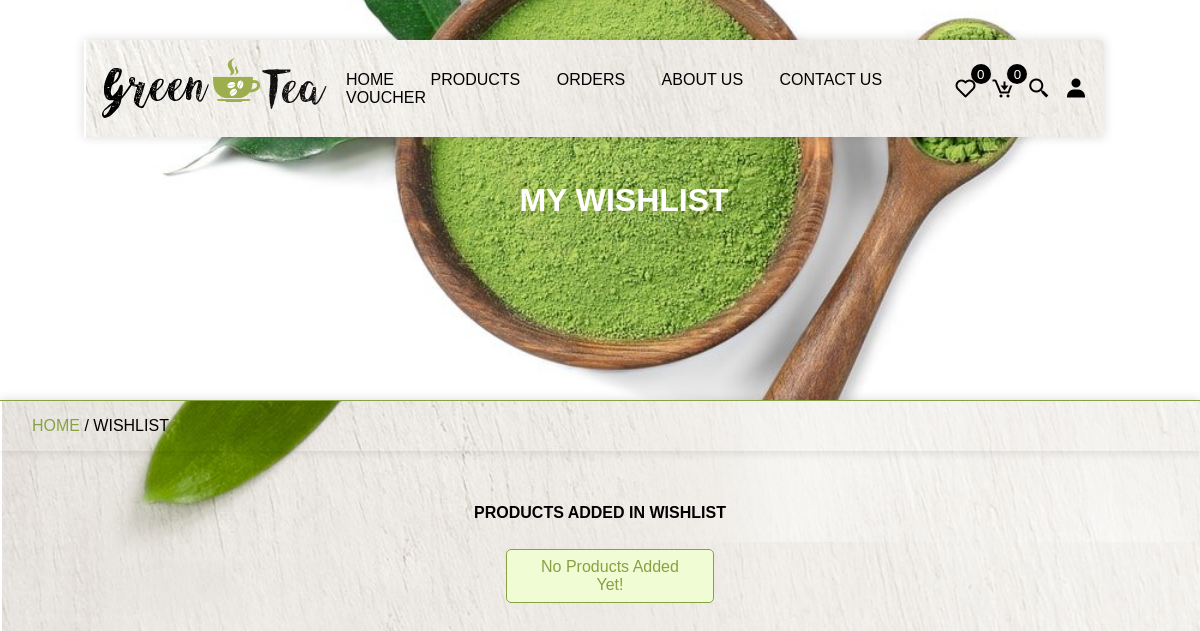
Before: /wishlist.php with the older database file.
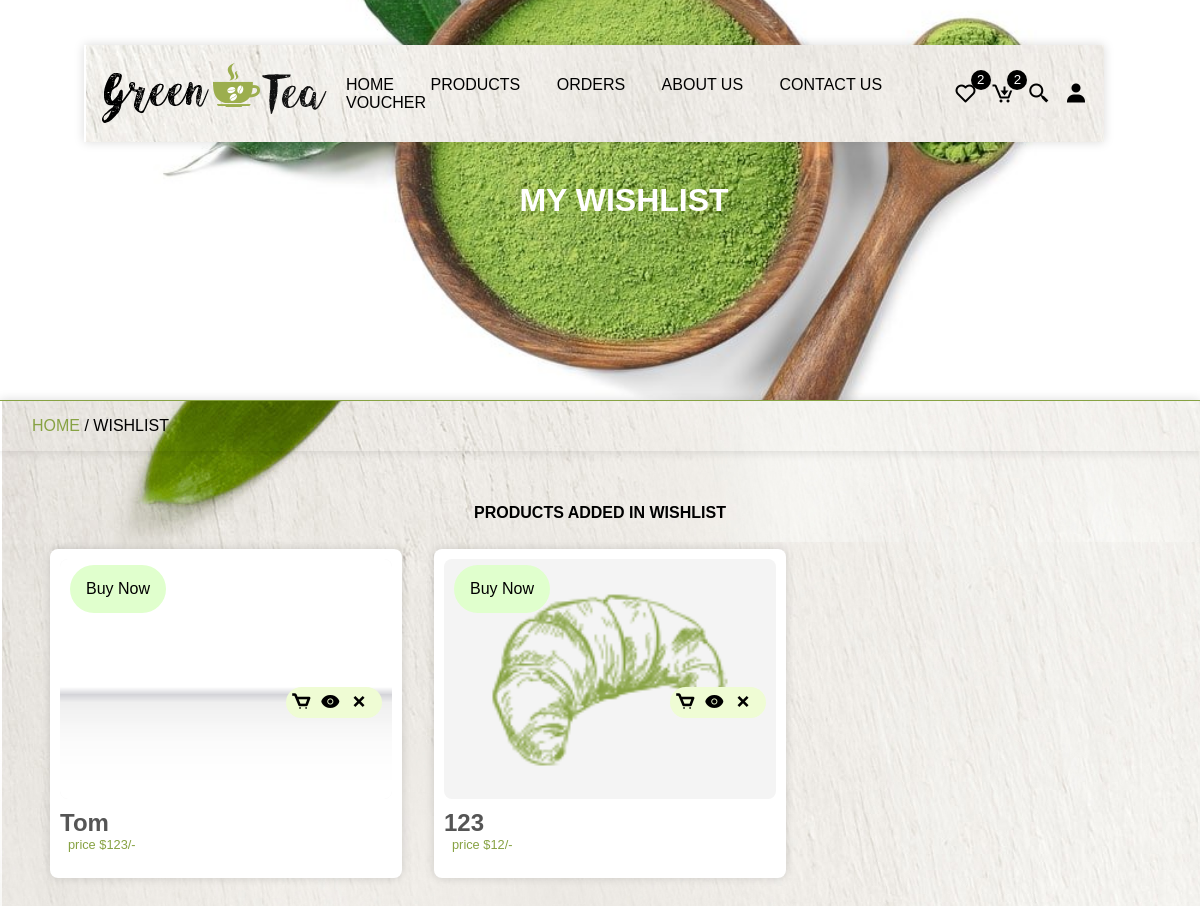
After: the same page with the newer database file.
### tables this page shows
CREATE TABLE `wishlist` (
  `id` varchar(20) NOT NULL,
  `user_id` varchar(20) NOT NULL,
  `product_id` varchar(20) NOT NULL,
  `price` int(50) NOT NULL
);

CREATE TABLE `products` (
  `id` varchar(20) NOT NULL,
  `name` varchar(20) NOT NULL,
  `price` int(50) NOT NULL,
  `image` varchar(255) NOT NULL,
  `product_detail` varchar(2000) NOT NULL,
  `status` varchar(100) NOT NULL
);

### wishlist.php (the view, shortened to what this page needs)
<?php
    include 'components/connection.php';
    if(isset($_SESSION['user_id'])) {
        $user_id = $_SESSION['user_id'];
    }else{
        $user_id = '';
    }
?>
<!DOCTYPE html>
<html lang="en">
<head>
    <link rel="stylesheet" href="https://unpkg.com/boxicons@2.1.2/css/boxicons.min.css">
</head>
<body>
    <?php include 'components/header.php'; ?>
    <div class="main">
        <div class="banner">
            <h1>my wishlist</h1>
        </div>
        <div class="title2">
            <a href="home.php">home</a><span> / wishlist</span>
        </div>
        <section class="products"> <h1 class="title">products added in wishlist</h1>
            <div class="box-container">
                <?php
                    $select_wishlist = $conn->prepare("SELECT * FROM `wishlist` WHERE user_id = ?");
                    $select_wishlist->execute([$user_id]);
                    if ($select_wishlist->rowCount() > 0) {
                        while ($fetch_wishlist = $select_wishlist->fetch(PDO::FETCH_ASSOC)) {
                            $select_products = $conn->prepare("SELECT * FROM products WHERE id = ?");
                            $select_products->execute([$fetch_wishlist['product_id']]);
                            if ($select_products->rowCount() > 0) {
                                $fetch_products = $select_products->fetch(PDO::FETCH_ASSOC);
                ?>
                <form method="post" action="" class="box">
                    <img src="image/<?= $fetch_products['image']; ?>" class ="img">
                    <div class="button">
                        <button type="submit" name="add_to_cart"><i class="bx bx-cart"></i></button>
                        <a href="view_page.php?pid=<?php echo $fetch_wishlist['id']; ?>" class="bx bxs-show"></a>
                        <button type="submit" name="delete_item" onclick="return confirm('delete this item');">
                        <i class="bx bx-x"></i></button>
                    </div>
                    <h3 class="name"><?=$fetch_products['name']; ?></h3>
                    <div class="flex">
                        <p class="price">price $<?= $fetch_products['price']; ?>/-</p>
                    </div>
                    <a href="checkout.php?get_id=<?=$fetch_products['id']; ?>" class="btn">buy now</a>
                </form>
                <?php
                            }
                        }
                    }else{
                        echo '<p></p><p class="empty">No products added yet!</p>';
                    }
                ?>
            </div>
        </section>
    </div>
</body>
</html>

### components/header.php (shortened to what this page needs)
</body>
</html>
<header class="header">
    <div class="flex">
        <a href="home.php" class="logo"><img src="img/logo.jpg" alt="Logo"></a>
        <nav class="navbar">
            <a href="home.php">home</a>
            <a href="view_products.php">products</a>
            <a href="order.php">orders</a>
            <a href="about.php">about us</a>
            <a href="contact.php">contact us</a>
            <a href="vouchers.php">Voucher</a>
        </nav>
        <div class="icons">
            <?php
                $count_wishlist_items = $conn->prepare("SELECT * FROM `wishlist` WHERE user_id = ?");
                $count_wishlist_items->execute([$user_id]);
                $total_wishlist_items = $count_wishlist_items->rowCount();
            ?>
            <a href="wishlist.php" class="cart-btn"><i class="bx bx-heart"></i><sup><?=$total_wishlist_items?></sup></a>
            <?php
                $count_cart_items = $conn->prepare("SELECT * FROM `cart` WHERE user_id=?");
                $count_cart_items->execute([$user_id]);
                $total_cart_items = $count_cart_items->rowCount();
            ?>
            <a href="cart.php" class="cart-btn">
                <i class="bx bx-cart-download"></i><sup><?=$total_cart_items?></sup>
            </a>
            <div class="search-container">
                <button class="search-button" onclick="toggleSearchArea()"><i class='bx bx-search-alt-2'></i></button>
            </div>
            <div class="icon">
                <i class="bx bxs-user" id="user-btn"></i>
            </div>
        </div>
    </div>
</header>

Changed rows visible on the page:
added wishlist: product.image (picture), product.name "Tom", product.price "123"
added wishlist: product.image (picture), product.name "123", product.price "12"
Other visible differences:
$total_wishlist_items: "0" → "2"
$total_cart_items: "0" → "2"
text no longer shown: "No Products Added Yet!"
